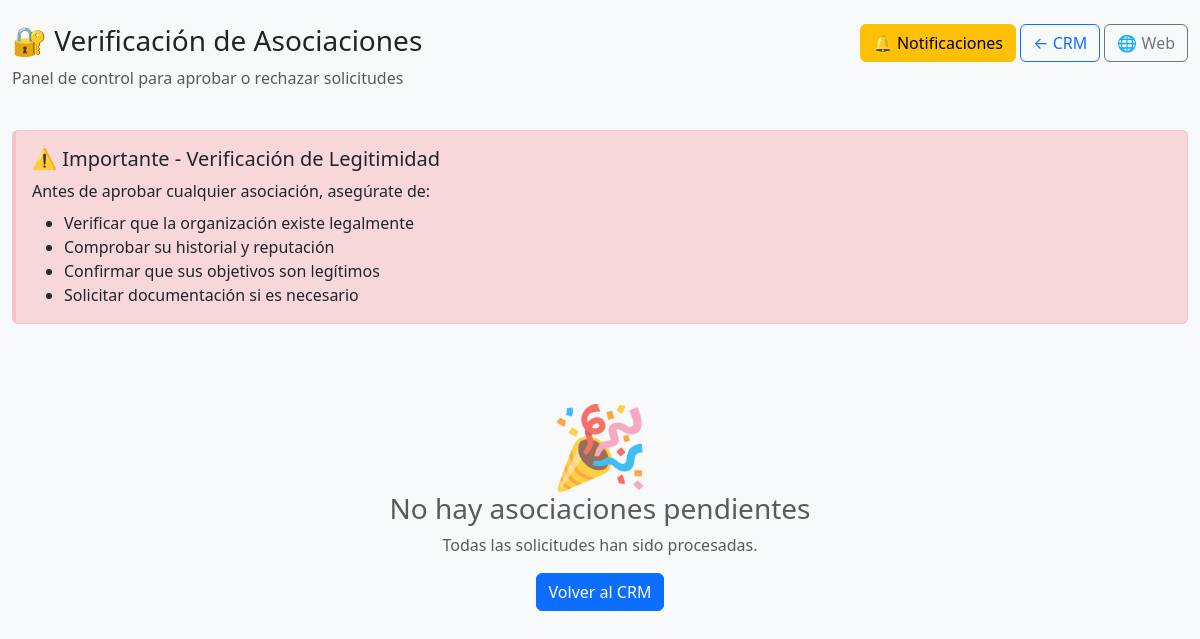
Page /admin/verificar-asociaciones (signed in) on the earlier database version.
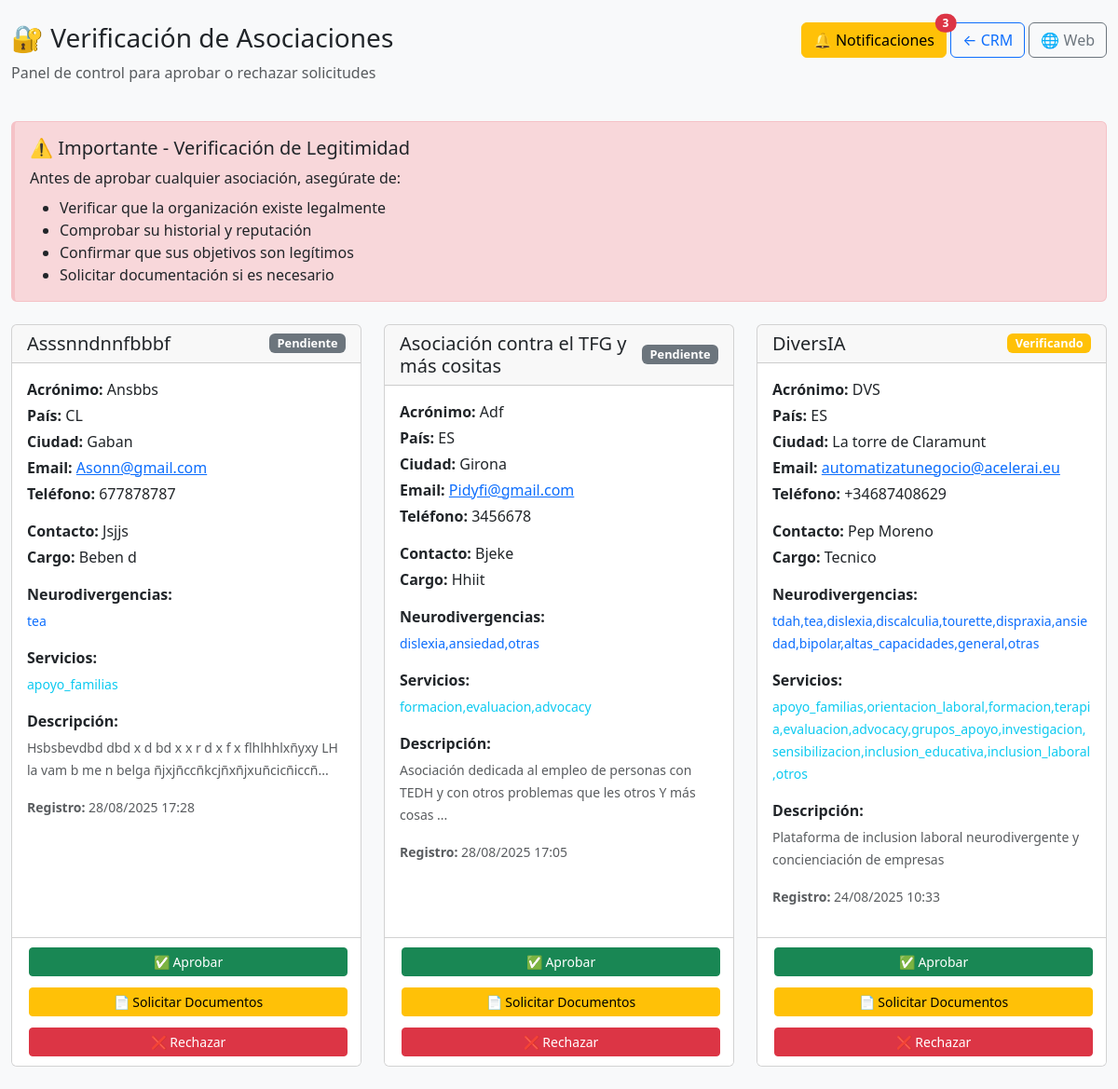
Same page on the later database version.
### models.py (models this page shows, shortened)
class Asociacion(db.Model):
    __tablename__ = 'asociaciones'
    id = db.Column(db.Integer, primary_key=True)
    nombre_asociacion = db.Column(db.String(200), nullable=False)
    acronimo = db.Column(db.String(20), nullable=True)
    pais = db.Column(db.String(10), nullable=False)
    otro_pais = db.Column(db.String(100), nullable=True)
    tipo_documento = db.Column(db.String(100), nullable=False)
    numero_documento = db.Column(db.String(50), nullable=False)
    descripcion_otro_documento = db.Column(db.Text, nullable=True)
    neurodivergencias_atendidas = db.Column(db.Text, nullable=True)
    servicios = db.Column(db.Text, nullable=True)
    certificaciones = db.Column(db.Text, nullable=True)
    ciudad = db.Column(db.String(100), nullable=False)
    direccion = db.Column(db.Text, nullable=True)
    telefono = db.Column(db.String(20), nullable=True)
    email = db.Column(db.String(120), nullable=False)
    sitio_web = db.Column(db.String(200), nullable=True)
    descripcion = db.Column(db.Text, nullable=True)
    años_funcionamiento = db.Column(db.Integer, nullable=True)
    numero_socios = db.Column(db.Integer, nullable=True)
    contacto_nombre = db.Column(db.String(150), nullable=True)
    contacto_cargo = db.Column(db.String(100), nullable=True)
    ip_solicitud = db.Column(db.String(45), nullable=True)
    user_agent = db.Column(db.String(500), nullable=True)
    estado = db.Column(db.String(20), default='pendiente')
    created_at = db.Column(db.DateTime, default=datetime.utcnow, index=True)
    updated_at = db.Column(db.DateTime, default=datetime.utcnow, onupdate=datetime.utcnow)

### routes_simple.py (the view)
@app.route('/admin/verificar-asociaciones')
def verificar_asociaciones():
    from flask import session, redirect
    if 'admin_ok' not in session or not session.get('admin_ok'):
        flash('Acceso restringido. Inicia sesión como administrador.', 'error')
        return redirect('/admin/login-new')
    from models import Asociacion, NotificationBackup
    asociaciones_pendientes = Asociacion.query.filter(
        Asociacion.estado.in_(['verificando_documentacion', 'pendiente', 'documentos_requeridos'])
    ).order_by(Asociacion.created_at.desc()).all()
    try:
        notifications = NotificationBackup.query.filter_by(
            tipo='asociacion_registro',
            estado='pendiente'
        ).all()
        for notification in notifications:
            notification.mark_as_read()
        if notifications:
            db.session.commit()
            print(f"✅ {len(notifications)} notificaciones marcadas como leídas")
    except Exception as e:
        print(f"⚠️ Error marcando notificaciones: {e}")
    notificaciones_pendientes = NotificationBackup.query.filter_by(
        tipo='asociacion_registro',
        estado='pendiente'
    ).count()
    return render_template('admin/verificar-asociaciones.html',
                         asociaciones=asociaciones_pendientes,
                         notificaciones_pendientes=notificaciones_pendientes)

### app.py (called while the page is built)
@app.after_request
def after_request(response):
    response.headers['X-Content-Type-Options'] = 'nosniff'
    response.headers['X-Frame-Options'] = 'DENY'
    response.headers['X-XSS-Protection'] = '1; mode=block'
    response.headers['Content-Security-Policy'] = "default-src 'self' 'unsafe-inline' 'unsafe-eval' https://cdn.jsdelivr.net https://cdnjs.cloudflare.com; img-src 'self' data: https:;"
    return response

### models.py (called while the page is built)
    def mark_as_read(self):
        self.estado = 'leido'
        self.read_at = datetime.utcnow()

### templates/admin/verificar-asociaciones.html (shortened to what this page needs)
<!DOCTYPE html>
<html lang="es">
<head>
    <link href="https://cdn.jsdelivr.net/npm/bootstrap@5.3.0/dist/css/bootstrap.min.css" rel="stylesheet">
</head>
<body class="bg-light">
    <div class="container-fluid mt-4">
        <div class="row mb-4">
            <div class="col-md-8">
                <h1 class="h3">🔐 Verificación de Asociaciones</h1>
                <p class="text-muted">Panel de control para aprobar o rechazar solicitudes</p>
            </div>
            <div class="col-md-4 text-end">
                <a href="/admin/notificaciones-pendientes" class="btn btn-warning position-relative">
                    🔔 Notificaciones
                    {% if notificaciones_pendientes > 0 %}
                        <span class="position-absolute top-0 start-100 translate-middle badge rounded-pill bg-danger">
                            {{ notificaciones_pendientes }}
                        </span>
                    {% endif %}
                </a>
                <a href="/crm-minimal" class="btn btn-outline-primary">← CRM</a>
                <a href="/" class="btn btn-outline-secondary" target="_blank">🌐 Web</a>
            </div>
        </div>
        <div class="alert alert-security mb-4">
            <h5 class="alert-heading">⚠️ Importante - Verificación de Legitimidad</h5>
            <p class="mb-2">Antes de aprobar cualquier asociación, asegúrate de:</p>
            <ul class="mb-0">
                <li>Verificar que la organización existe legalmente</li>
                <li>Comprobar su historial y reputación</li>
                <li>Confirmar que sus objetivos son legítimos</li>
                <li>Solicitar documentación si es necesario</li>
            </ul>
        </div>
        {% if asociaciones %}
            <div class="row">
                {% for asociacion in asociaciones %}
                <div class="col-md-6 col-lg-4 mb-4">
                    <div class="card card-asociacion h-100">
                        <div class="card-header d-flex justify-content-between align-items-center">
                            <h5 class="mb-0">{{ asociacion.nombre_asociacion }}</h5>
                            {% if asociacion.estado == 'verificando_documentacion' %}
                                <span class="badge bg-warning badge-estado">Verificando</span>
                            {% elif asociacion.estado == 'documentos_requeridos' %}
                                <span class="badge bg-info badge-estado">Docs Pendientes</span>
                            {% else %}
                                <span class="badge bg-secondary badge-estado">{{ asociacion.estado|title }}</span>
                            {% endif %}
                        </div>
                        <div class="card-body">
                            <div class="mb-3">
                                {% if asociacion.acronimo %}
                                    <p class="mb-1"><strong>Acrónimo:</strong> {{ asociacion.acronimo }}</p>
                                {% endif %}
                                <p class="mb-1"><strong>País:</strong> {{ asociacion.pais }}</p>
                                <p class="mb-1"><strong>Ciudad:</strong> {{ asociacion.ciudad }}</p>
                                <p class="mb-1"><strong>Email:</strong>
                                    <a href="mailto:{{ asociacion.email }}">{{ asociacion.email }}</a>
                                </p>
                                {% if asociacion.telefono %}
                                    <p class="mb-1"><strong>Teléfono:</strong> {{ asociacion.telefono }}</p>
                                {% endif %}
                            </div>
                            <div class="mb-3">
                                <p class="mb-1"><strong>Contacto:</strong> {{ asociacion.contacto_nombre }}</p>
                                {% if asociacion.contacto_cargo %}
                                    <p class="mb-1"><strong>Cargo:</strong> {{ asociacion.contacto_cargo }}</p>
                                {% endif %}
                            </div>
                            {% if asociacion.neurodivergencias_atendidas %}
                                <div class="mb-3">
                                    <p class="mb-1"><strong>Neurodivergencias:</strong></p>
                                    <small class="text-primary">{{ asociacion.neurodivergencias_atendidas }}</small>
                                </div>
                            {% endif %}
                            {% if asociacion.servicios %}
                                <div class="mb-3">
                                    <p class="mb-1"><strong>Servicios:</strong></p>
                                    <small class="text-info">{{ asociacion.servicios }}</small>
                                </div>
                            {% endif %}
                            {% if asociacion.descripcion %}
                                <div class="mb-3">
                                    <p class="mb-1"><strong>Descripción:</strong></p>
                                    <small class="text-muted">{{ asociacion.descripcion[:100] }}{% if asociacion.descripcion|length > 100 %}...{% endif %}</small>
                                </div>
                            {% endif %}
                            <div class="mb-3">
                                <small class="text-muted">
                                    <strong>Registro:</strong> {{ asociacion.created_at.strftime('%d/%m/%Y %H:%M') }}
                                </small>
                            </div>
                        </div>
                        <div class="card-footer bg-white">
                            <div class="d-grid gap-2">
                                <form action="/admin/asociacion/{{ asociacion.id }}/aprobar" method="POST"
                                      onsubmit="return confirm('¿Estás seguro de aprobar esta asociación?')" class="d-inline">
                                    <button type="submit" class="btn btn-success btn-sm w-100 btn-action">
                                        ✅ Aprobar
                                    </button>
                                </form>
                                {% if asociacion.estado != 'documentos_requeridos' %}
                                <form action="/admin/asociacion/{{ asociacion.id }}/solicitar-documentos" method="POST" class="d-inline">
                                    <button type="submit" class="btn btn-warning btn-sm w-100 btn-action">
                                        📄 Solicitar Documentos
                                    </button>
                                </form>
                                {% else %}
                                <button class="btn btn-outline-warning btn-sm w-100 btn-action" disabled>
                                    📄 Documentos Solicitados
                                </button>
                                {% endif %}
                                <button type="button" class="btn btn-danger btn-sm w-100 btn-action"
                                        onclick="rechazarAsociacion({{ asociacion.id }}, '{{ asociacion.nombre_asociacion }}')">
                                    ❌ Rechazar
                                </button>
                            </div>
                        </div>
                    </div>
                </div>
                {% endfor %}
            </div>
        {% else %}
            <div class="text-center py-5">
                <div class="display-1 text-muted">🎉</div>
                <h3 class="text-muted">No hay asociaciones pendientes</h3>
                <p class="text-muted">Todas las solicitudes han sido procesadas.</p>
                <a href="/crm-minimal" class="btn btn-primary">Volver al CRM</a>
            </div>
        {% endif %}
    </div>
</body>
</html>

### templates/admin/verificar-asociaciones.html (style rules this page uses)
.alert-security { border-left: 4px solid #dc3545; background: #f8d7da; border-color: #f5c2c7; }
.card-asociacion { transition: transform 0.2s; }
.badge-estado { font-size: 0.8rem; }
.btn-action { margin: 2px; }

Differences in the rows shown:
added Asociacion: nombre_asociacion "Asssnndnnfbbbf", estado "Pendiente", acronimo "Ansbbs", pais "CL", ciudad "Gaban", email "Asonn@gmail.com", telefono "677878787", contacto_nombre "Jsjjs", contacto_cargo "Beben d", neurodivergencias_atendidas "tea", servicios "apoyo_familias", descripcion "Hsbsbevdbd dbd x d bd x x r d x f x flhlhhlxñyxy LH la vam b me n belga ñjxjñccñkcjñxñjxuñcicñiccñ", created_at "28/08/2025 17:28"
added Asociacion: nombre_asociacion "Asociación contra el TFG y más cositas", estado "Pendiente", acronimo "Adf", pais "ES", ciudad "Girona", email "Pidyfi@gmail.com", telefono "3456678", contacto_nombre "Bjeke", contacto_cargo "Hhiit", neurodivergencias_atendidas "dislexia,ansiedad,otras", servicios "formacion,evaluacion,advocacy", descripcion "Asociación dedicada al empleo de personas con TEDH y con otros problemas que les otros Y más cosas", created_at "28/08/2025 17:05"
added Asociacion: nombre_asociacion "DiversIA", shows "Verificando", acronimo "DVS", pais "ES", ciudad "La torre de Claramunt", email "automatizatunegocio@acelerai.eu", telefono "+34687408629", contacto_nombre "Pep Moreno", contacto_cargo "Tecnico", neurodivergencias_atendidas "tdah,tea,dislexia,discalculia,tourette,dispraxia,ansiedad,bipolar,altas_capacidades,general,otras", servicios "apoyo_familias,orientacion_laboral,formacion,terapia,evaluacion,advocacy,grupos_apoyo,investigacion,sensibilizacion,inclusion_educativa,inclusion_laboral,otros", descripcion "Plataforma de inclusion laboral neurodivergente y concienciación de empresas", created_at "24/08/2025 10:33"
Other differences:
{{ notificaciones_pendientes }}: (not shown) → "3"
text no longer shown: "🎉 No hay asociaciones pendientes Todas las solicitudes han sido procesadas. Volver al CRM"
